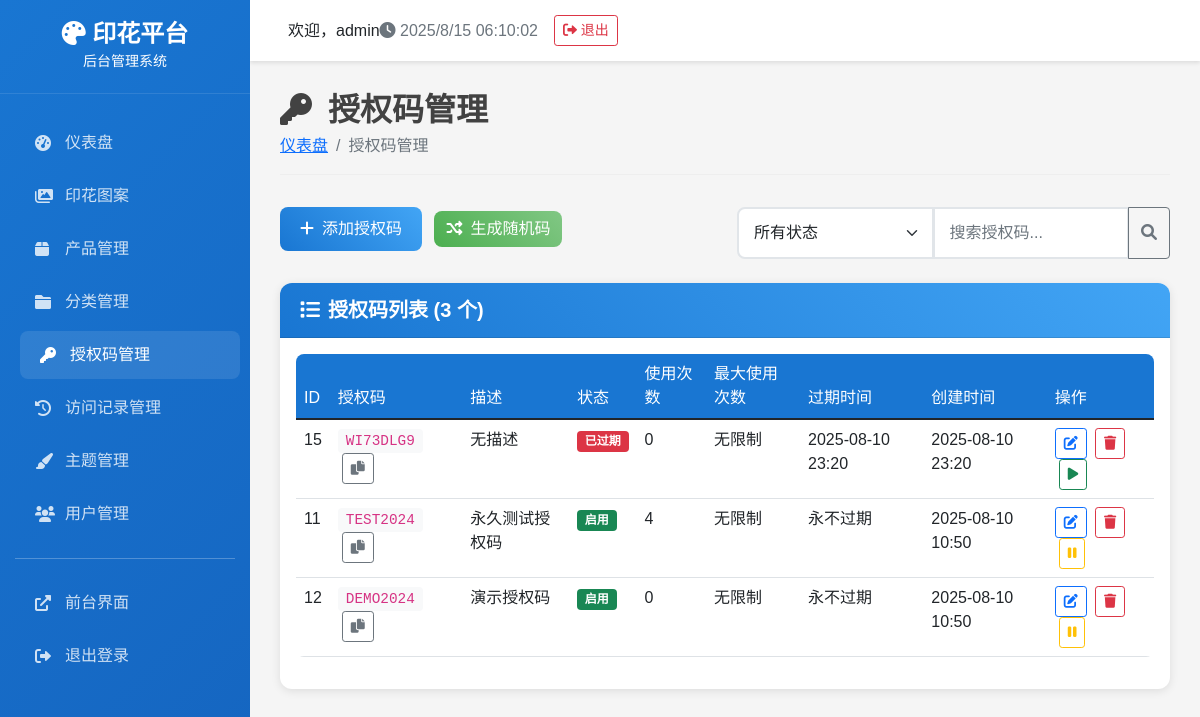
/access-codes (signed in), run on an earlier commit of the app's database.
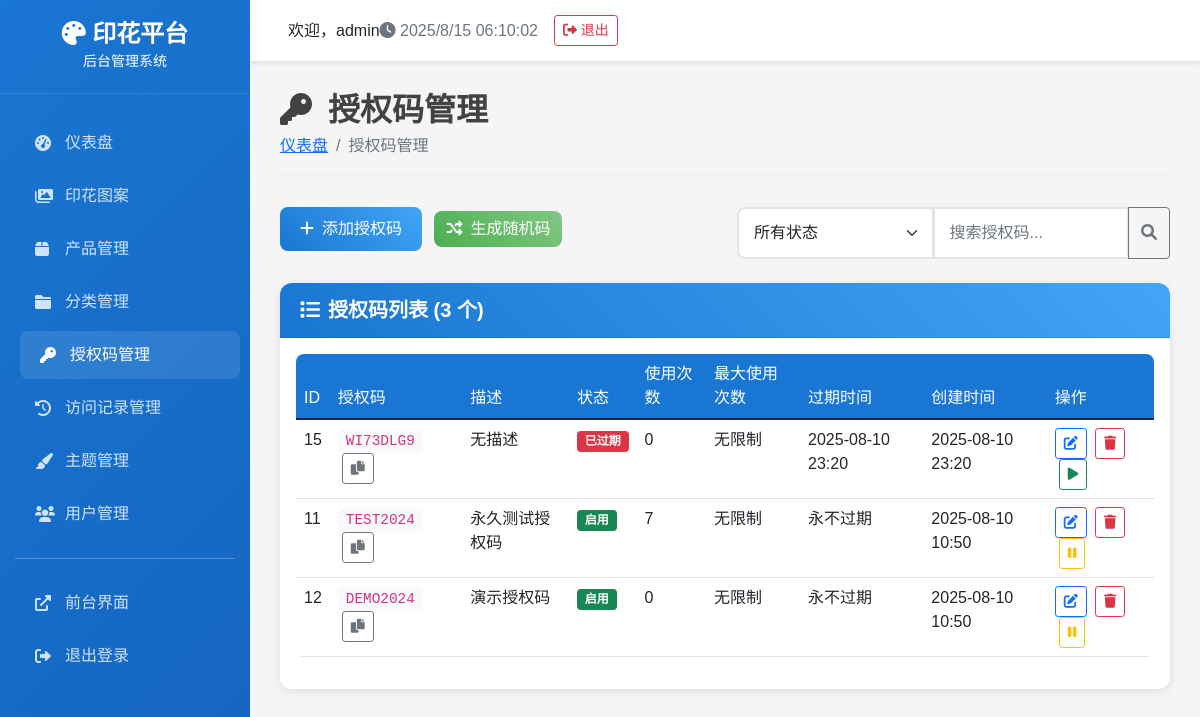
And on a later commit of the database.
### tables this page shows
CREATE TABLE access_codes (
            id INTEGER PRIMARY KEY AUTOINCREMENT,
            code TEXT NOT NULL UNIQUE,
            description TEXT,
            start_date DATETIME,
            end_date DATETIME,
            is_active BOOLEAN DEFAULT 1,
            created_time DATETIME DEFAULT CURRENT_TIMESTAMP,
            usage_count INTEGER DEFAULT 0
        , expires_at DATETIME, max_uses INTEGER, used_count INTEGER DEFAULT 0);

### admin_app.py (the view)
    def decorated_function(*args, **kwargs):
        if 'admin_user_id' not in session:
            return redirect(url_for('login'))
        return f(*args, **kwargs)

### admin_app.py (called while the page is built)
def login_required(f):
    def decorated_function(*args, **kwargs):
        if 'admin_user_id' not in session:
            return redirect(url_for('login'))
        return f(*args, **kwargs)
    decorated_function.__name__ = f.__name__
    return decorated_function

### backend/database.py (called while the page is built)
def get_db_connection():
    conn = sqlite3.connect(DATABASE_PATH)
    conn.row_factory = sqlite3.Row
    return conn

    @staticmethod
    def execute_query(query: str, params: tuple = ()) -> List[Dict[str, Any]]:
        conn = get_db_connection()
        cursor = conn.cursor()
        cursor.execute(query, params)
        results = [dict(row) for row in cursor.fetchall()]
        conn.close()
        return results

### templates/admin/access_codes.html (shortened to what the changed rows need)
{% extends "admin/base.html" %}
{% block content %}
<div class="page-header">
    <h1><i class="fas fa-key me-3"></i>授权码管理</h1>
</div>
<div class="card">
    <div class="card-body">
        {% if access_codes %}
        <div class="table-responsive">
            <table class="table table-hover">
                <thead>
                    <tr>
                        <th>ID</th>
                        <th>授权码</th>
                        <th>描述</th>
                        <th>状态</th>
                        <th>使用次数</th>
                        <th>最大使用次数</th>
                        <th>过期时间</th>
                        <th>创建时间</th>
                        <th>操作</th>
                    </tr>
                </thead>
                <tbody id="codesTable">
                    {% for code in access_codes %}
                    <tr class="code-item" data-code="{{ code.code|lower }}" data-status="{{ code.status }}">
                        <td>{{ code.id }}</td>
                        <td>
                            <code class="bg-light px-2 py-1 rounded">{{ code.code }}</code>
                            <button class="btn btn-sm btn-outline-secondary ms-1" onclick="copyToClipboard('{{ code.code }}')">
                                <i class="fas fa-copy"></i>
                            </button>
                        </td>
                        <td>{{ code.description or '无描述' }}</td>
                        <td>
                            {% if code.status == 'active' %}
                                <span class="badge bg-success">启用</span>
                            {% elif code.status == 'inactive' %}
                                <span class="badge bg-secondary">禁用</span>
                            {% elif code.status == 'expired' %}
                                <span class="badge bg-danger">已过期</span>
                            {% endif %}
                        </td>
                        <td>{{ code.used_count or 0 }}</td>
                        <td>{{ code.max_uses or '无限制' }}</td>
                        <td>
                            {% if code.expires_at %}
                                {{ code.expires_at.strftime('%Y-%m-%d %H:%M') }}
                            {% else %}
                                永不过期
                            {% endif %}
                        </td>
                        <td>
                            {% if code.created_time %}
                                {% if code.created_time is string %}
                                    {{ code.created_time[:16] }}
                                {% else %}
                                    {{ code.created_time.strftime('%Y-%m-%d %H:%M') }}
                                {% endif %}
                            {% else %}
                                未知
                            {% endif %}
                        </td>
                        <td>
                            <button class="btn btn-sm btn-outline-primary" onclick="editCode({{ code.id }})">
                                <i class="fas fa-edit"></i>
                            </button>
                            <button class="btn btn-sm btn-outline-danger ms-1" onclick="deleteCode({{ code.id }})">
                                <i class="fas fa-trash"></i>
                            </button>
                            {% if code.status == 'active' %}
                            <button class="btn btn-sm btn-outline-warning ms-1" onclick="toggleCodeStatus({{ code.id }}, 'inactive')">
                                <i class="fas fa-pause"></i>
                            </button>
                            {% else %}
                            <button class="btn btn-sm btn-outline-success ms-1" onclick="toggleCodeStatus({{ code.id }}, 'active')">
                                <i class="fas fa-play"></i>
                            </button>
                            {% endif %}
                        </td>
                    </tr>
                    {% endfor %}
                </tbody>
            </table>
        </div>
        {% else %}
        <div class="text-center py-5">
            <i class="fas fa-key fa-3x text-muted mb-3"></i>
            <h5 class="text-muted">暂无授权码</h5>
            <p class="text-muted">点击上方"添加授权码"按钮开始创建授权码</p>
        </div>
        {% endif %}
    </div>
</div>
{% endblock %}

What changed in the data, as far as the page shows it:
changed access_codes "永久测试授权码": used_count "4" → "7"
